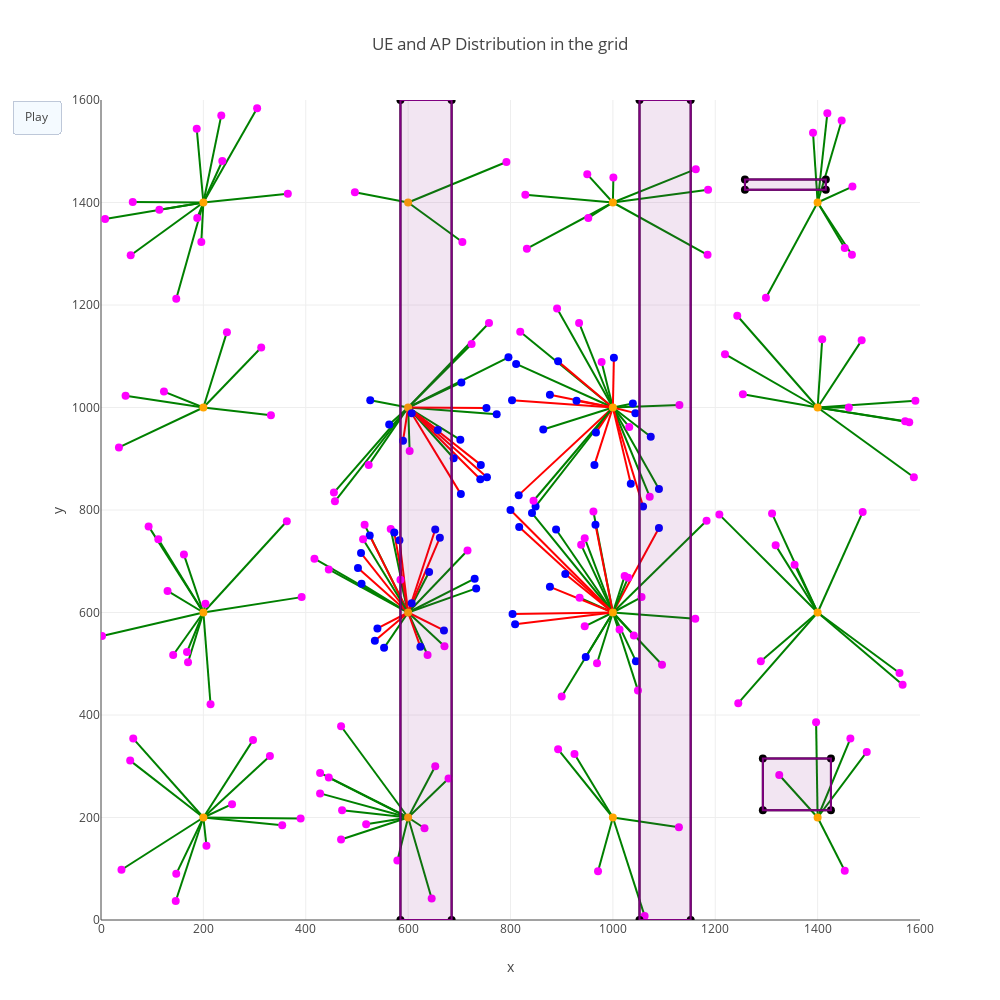

Notebook source saved alongside this figure:
### Code cell
figure={"data":data_values,
        "layout": {'xaxis':{'range': [0, 1600], 'title': 'x'},
                   'yaxis':{'range': [0, 1600], 'title': 'y'},
                   'title':"UE and AP Distribution in the grid",
                   'height' : 1000,
                   'width' :1000,
                   'showlegend': False,
                   "shapes":Rec_dict, 
                    'updatemenus': [{'type': 'buttons',
                                      'buttons': [{'label': 'Play',
                                                   'method': 'animate',
                                                   'args': [None]}]}]
                  },
        'frames':Frames_data}
  
# print(figure)

plotly.offline.iplot(figure)

### Figure 1 — Plotly figure (JSON) as saved in the notebook; plotly's stock layout.template omitted (floating-point values rounded to 4 significant figures; data arrays with more than 128 entries replaced by an {"elided": "..."} marker saying what was removed)
{"data": [{"line": {"color": "green", "width": 2}, "mode": "lines", "type": "scatter", "x": [1000, 945], "y": [600, 745]}, {"line": {"color": "green", "width": 2}, "mode": "lines", "type": "scatter", "x": [1000, 1162], "y": [1400, 1465]}, {"line": {"color": "green", "width": 2}, "mode": "lines", "type": "scatter", "x": [600, 689], "y": [1000, 901]}, {"line": {"color": "green", "width": 2}, "mode": "lines", "type": "scatter", "x": [1000, 952], "y": [1400, 1370]}, {"line": {"color": "green", "width": 2}, "mode": "lines", "type": "scatter", "x": [200, 392], "y": [600, 630]}, {"line": {"color": "green", "width": 2}, "mode": "lines", "type": "scatter", "x": [600, 653], "y": [200, 300]}, {"line": {"color": "green", "width": 2}, "mode": "lines", "type": "scatter", "x": [1000, 1013], "y": [600, 567]}, {"line": {"color": "green", "width": 2}, "mode": "lines", "type": "scatter", "x": [1000, 889], "y": [600, 762]}, {"line": {"color": "green", "width": 2}, "mode": "lines", "type": "scatter", "x": [200, 114], "y": [1400, 1386]}, {"line": {"color": "green", "width": 2}, "mode": "lines", "type": "scatter", "x": [1000, 925], "y": [200, 324]}, {"line": {"color": "green", "width": 2}, "mode": "lines", "type": "scatter", "x": [200, 63], "y": [200, 354]}, {"line": {"color": "green", "width": 2}, "mode": "lines", "type": "scatter", "x": [200, 123], "y": [1000, 1031]}, {"line": {"color": "green", "width": 2}, "mode": "lines", "type": "scatter", "x": [1400, 1289], "y": [600, 505]}, {"line": {"color": "green", "width": 2}, "mode": "lines", "type": "scatter", "x": [200, 141], "y": [600, 517]}, {"line": {"color": "green", "width": 2}, "mode": "lines", "type": "scatter", "x": [1000, 900], "y": [600, 436]}, {"line": {"color": "green", "width": 2}, "mode": "lines", "type": "scatter", "x": [1000, 842], "y": [600, 794]}, {"line": {"color": "green", "width": 2}, "mode": "lines", "type": "scatter", "x": [600, 730], "y": [600, 666]}, {"line": {"color": "green", "width": 2}, "mode": "lines", "type": "scatter", "x": [600, 455], "y": [1000, 834]}, {"line": {"color": "green", "width": 2}, "mode": "lines", "type": "scatter", "x": [600, 704], "y": [1000, 1049]}, {"line": {"color": "green", "width": 2}, "mode": "lines", "type": "scatter", "x": [200, 235], "y": [1400, 1570]}, {"line": {"color": "green", "width": 2}, "mode": "lines", "type": "scatter", "x": [600, 469], "y": [200, 378]}, {"line": {"color": "green", "width": 2}, "mode": "lines", "type": "scatter", "x": [1000, 1183], "y": [600, 779]}, {"line": {"color": "green", "width": 2}, "mode": "lines", "type": "scatter", "x": [1000, 1185], "y": [1400, 1298]}, {"line": {"color": "green", "width": 2}, "mode": "lines", "type": "scatter", "x": [1000, 1041], "y": [600, 555]}, {"line": {"color": "green", "width": 2}, "mode": "lines", "type": "scatter", "x": [1400, 1245], "y": [600, 423]}, {"line": {"color": "green", "width": 2}, "mode": "lines", "type": "scatter", "x": [1400, 1355], "y": [600, 693]}, {"line": {"color": "green", "width": 2}, "mode": "lines", "type": "scatter", "x": [1000, 978], "y": [1000, 1089]}, {"line": {"color": "green", "width": 2}, "mode": "lines", "type": "scatter", "x": [1400, 1447], "y": [1400, 1560]}, {"line": {"color": "green", "width": 2}, "mode": "lines", "type": "scatter", "x": [1000, 1161], "y": [600, 588]}, {"line": {"color": "green", "width": 2}, "mode": "lines", "type": "scatter", "x": [1000, 849], "y": [1000, 807]}, {"line": {"color": "green", "width": 2}, "mode": "lines", "type": "scatter", "x": [200, 168], "y": [600, 523]}, {"line": {"color": "green", "width": 2}, "mode": "lines", "type": "scatter", "x": [1400, 1453], "y": [1400, 1311]}, {"line": {"color": "green", "width": 2}, "mode": "lines", "type": "scatter", "x": [1400, 1579], "y": [1000, 971]}, {"line": {"color": "green", "width": 2}, "mode": "lines", "type": "scatter", "x": [1400, 1496], "y": [200, 328]}, {"line": {"color": "green", "width": 2}, "mode": "lines", "type": "scatter", "x": [600, 607], "y": [1000, 989]}, {"line": {"color": "green", "width": 2}, "mode": "lines", "type": "scatter", "x": [200, 363], "y": [600, 778]}, {"line": {"color": "green", "width": 2}, "mode": "lines", "type": "scatter", "x": [1000, 891], "y": [1000, 1193]}, {"line": {"color": "green", "width": 2}, "mode": "lines", "type": "scatter", "x": [200, 62], "y": [1400, 1401]}, {"line": {"color": "green", "width": 2}, "mode": "lines", "type": "scatter", "x": [200, 130], "y": [600, 642]}, {"line": {"color": "green", "width": 2}, "mode": "lines", "type": "scatter", "x": [200, 147], "y": [1400, 1212]}, {"line": {"color": "green", "width": 2}, "mode": "lines", "type": "scatter", "x": [1000, 864], "y": [1000, 957]}, {"line": {"color": "green", "width": 2}, "mode": "lines", "type": "scatter", "x": [1000, 935], "y": [600, 629]}, {"line": {"color": "green", "width": 2}, "mode": "lines", "type": "scatter", "x": [600, 566], "y": [600, 763]}, {"line": {"color": "green", "width": 2}, "mode": "lines", "type": "scatter", "x": [200, 35], "y": [1000, 922]}, {"line": {"color": "green", "width": 2}, "mode": "lines", "type": "scatter", "x": [600, 733], "y": [600, 647]}, {"line": {"color": "green", "width": 2}, "mode": "lines", "type": "scatter", "x": [1000, 1045], "y": [600, 505]}, {"line": {"color": "green", "width": 2}, "mode": "lines", "type": "scatter", "x": [600, 716], "y": [600, 721]}, {"line": {"color": "green", "width": 2}, "mode": "lines", "type": "scatter", "x": [1000, 947], "y": [600, 513]}, {"line": {"color": "green", "width": 2}, "mode": "lines", "type": "scatter", "x": [600, 638], "y": [600, 517]}, {"line": {"color": "green", "width": 2}, "mode": "lines", "type": "scatter", "x": [200, 354], "y": [200, 185]}, {"line": {"color": "green", "width": 2}, "mode": "lines", "type": "scatter", "x": [600, 471], "y": [200, 214]}, {"line": {"color": "green", "width": 2}, "mode": "lines", "type": "scatter", "x": [200, 297], "y": [200, 351]}, {"line": {"color": "green", "width": 2}, "mode": "lines", "type": "scatter", "x": [1000, 1186], "y": [1400, 1425]}, {"line": {"color": "green", "width": 2}, "mode": "lines", "type": "scatter", "x": [600, 509], "y": [600, 656]}, {"line": {"color": "green", "width": 2}, "mode": "lines", "type": "scatter", "x": [600, 641], "y": [600, 679]}, {"line": {"color": "green", "width": 2}, "mode": "lines", "type": "scatter", "x": [1000, 1130], "y": [1000, 1005]}, {"line": {"color": "green", "width": 2}, "mode": "lines", "type": "scatter", "x": [1400, 1560], "y": [600, 482]}, {"line": {"color": "green", "width": 2}, "mode": "lines", "type": "scatter", "x": [1000, 934], "y": [1000, 1165]}, {"line": {"color": "green", "width": 2}, "mode": "lines", "type": "scatter", "x": [1000, 811], "y": [1000, 1085]}, {"line": {"color": "green", "width": 2}, "mode": "lines", "type": "scatter", "x": [1400, 1488], "y": [600, 796]}, {"line": {"color": "green", "width": 2}, "mode": "lines", "type": "scatter", "x": [600, 585], "y": [600, 664]}, {"line": {"color": "green", "width": 2}, "mode": "lines", "type": "scatter", "x": [200, 57], "y": [200, 311]}, {"line": {"color": "green", "width": 2}, "mode": "lines", "type": "scatter", "x": [1000, 1129], "y": [200, 181]}, {"line": {"color": "green", "width": 2}, "mode": "lines", "type": "scatter", "x": [1400, 1409], "y": [1000, 1133]}, {"line": {"color": "green", "width": 2}, "mode": "lines", "type": "scatter", "x": [600, 671], "y": [600, 534]}, {"line": {"color": "green", "width": 2}, "mode": "lines", "type": "scatter", "x": [1000, 1049], "y": [600, 448]}, {"line": {"color": "green", "width": 2}, "mode": "lines", "type": "scatter", "x": [200, 147], "y": [200, 90]}, {"line": {"color": "green", "width": 2}, "mode": "lines", "type": "scatter", "x": [600, 445], "y": [200, 278]}, {"line": {"color": "green", "width": 2}, "mode": "lines", "type": "scatter", "x": [600, 553], "y": [600, 531]}, {"line": {"color": "green", "width": 2}, "mode": "lines", "type": "scatter", "x": [1400, 1588], "y": [1000, 864]}, {"line": {"color": "green", "width": 2}, "mode": "lines", "type": "scatter", "x": [1000, 1074], "y": [1000, 943]}, {"line": {"color": "green", "width": 2}, "mode": "lines", "type": "scatter", "x": [200, 187], "y": [1400, 1544]}, {"line": {"color": "green", "width": 2}, "mode": "lines", "type": "scatter", "x": [1400, 1208], "y": [600, 791]}, {"line": {"color": "green", "width": 2}, "mode": "lines", "type": "scatter", "x": [1000, 1032], "y": [1000, 962]}, {"line": {"color": "green", "width": 2}, "mode": "lines", "type": "scatter", "x": [1400, 1325], "y": [200, 283]}, {"line": {"color": "green", "width": 2}, "mode": "lines", "type": "scatter", "x": [200, 58], "y": [1400, 1297]}, {"line": {"color": "green", "width": 2}, "mode": "lines", "type": "scatter", "x": [600, 563], "y": [1000, 967]}, {"line": {"color": "green", "width": 2}, "mode": "lines", "type": "scatter", "x": [1400, 1461], "y": [1000, 1000]}, {"line": {"color": "green", "width": 2}, "mode": "lines", "type": "scatter", "x": [1000, 893], "y": [200, 333]}, {"line": {"color": "green", "width": 2}, "mode": "lines", "type": "scatter", "x": [1400, 1243], "y": [1000, 1179]}, {"line": {"color": "green", "width": 2}, "mode": "lines", "type": "scatter", "x": [600, 706], "y": [1400, 1323]}, {"line": {"color": "green", "width": 2}, "mode": "lines", "type": "scatter", "x": [1400, 1391], "y": [1400, 1536]}, {"line": {"color": "green", "width": 2}, "mode": "lines", "type": "scatter", "x": [600, 428], "y": [200, 247]}, {"line": {"color": "green", "width": 2}, "mode": "lines", "type": "scatter", "x": [600, 445], "y": [600, 684]}, {"line": {"color": "green", "width": 2}, "mode": "lines", "type": "scatter", "x": [1000, 829], "y": [1400, 1415]}, {"line": {"color": "green", "width": 2}, "mode": "lines", "type": "scatter", "x": [1000, 1090], "y": [1000, 841]}, {"line": {"color": "green", "width": 2}, "mode": "lines", "type": "scatter", "x": [1000, 945], "y": [600, 573]}, {"line": {"color": "green", "width": 2}, "mode": "lines", "type": "scatter", "x": [200, 256], "y": [200, 226]}, {"line": {"color": "green", "width": 2}, "mode": "lines", "type": "scatter", "x": [1400, 1311], "y": [600, 793]}, {"line": {"color": "green", "width": 2}, "mode": "lines", "type": "scatter", "x": [1400, 1467], "y": [1400, 1298]}, {"line": {"color": "green", "width": 2}, "mode": "lines", "type": "scatter", "x": [200, 196], "y": [1400, 1323]}, {"line": {"color": "green", "width": 2}, "mode": "lines", "type": "scatter", "x": [200, 48], "y": [1000, 1023]}, {"line": {"color": "green", "width": 2}, "mode": "lines", "type": "scatter", "x": [600, 792], "y": [1400, 1479]}, {"line": {"color": "green", "width": 2}, "mode": "lines", "type": "scatter", "x": [600, 603], "y": [1000, 915]}, {"line": {"color": "green", "width": 2}, "mode": "lines", "type": "scatter", "x": [600, 607], "y": [600, 618]}, {"line": {"color": "green", "width": 2}, "mode": "lines", "type": "scatter", "x": [600, 758], "y": [1000, 1165]}, {"line": {"color": "green", "width": 2}, "mode": "lines", "type": "scatter", "x": [1000, 971], "y": [200, 95]}, {"line": {"color": "green", "width": 2}, "mode": "lines", "type": "scatter", "x": [1000, 1056], "y": [600, 630]}, {"line": {"color": "green", "width": 2}, "mode": "lines", "type": "scatter", "x": [1000, 1023], "y": [600, 671]}, {"line": {"color": "green", "width": 2}, "mode": "lines", "type": "scatter", "x": [600, 417], "y": [600, 705]}, {"line": {"color": "green", "width": 2}, "mode": "lines", "type": "scatter", "x": [600, 518], "y": [200, 187]}, {"line": {"color": "green", "width": 2}, "mode": "lines", "type": "scatter", "x": [1400, 1254], "y": [1000, 1026]}, {"line": {"color": "green", "width": 2}, "mode": "lines", "type": "scatter", "x": [600, 773], "y": [1000, 987]}, {"line": {"color": "green", "width": 2}, "mode": "lines", "type": "scatter", "x": [1000, 950], "y": [1400, 1455]}, {"line": {"color": "green", "width": 2}, "mode": "lines", "type": "scatter", "x": [600, 526], "y": [1000, 1014]}, {"line": {"color": "green", "width": 2}, "mode": "lines", "type": "scatter", "x": [200, 246], "y": [1000, 1147]}, {"line": {"color": "green", "width": 2}, "mode": "lines", "type": "scatter", "x": [600, 796], "y": [1000, 1098]}, {"line": {"color": "red", "width": 2}, "mode": "lines", "type": "scatter", "x": [1000, 1090], "y": [600, 765]}, {"line": {"color": "green", "width": 2}, "mode": "lines", "type": "scatter", "x": [1000, 1039], "y": [1000, 1008]}, {"line": {"color": "green", "width": 2}, "mode": "lines", "type": "scatter", "x": [200, 204], "y": [600, 617]}, {"line": {"color": "red", "width": 2}, "mode": "lines", "type": "scatter", "x": [1000, 804], "y": [600, 597]}, {"line": {"color": "green", "width": 2}, "mode": "lines", "type": "scatter", "x": [1000, 819], "y": [1000, 1148]}, {"line": {"color": "green", "width": 2}, "mode": "lines", "type": "scatter", "x": [200, 365], "y": [1400, 1417]}, {"line": {"color": "green", "width": 2}, "mode": "lines", "type": "scatter", "x": [600, 702], "y": [1000, 937]}, {"line": {"color": "green", "width": 2}, "mode": "lines", "type": "scatter", "x": [200, 93], "y": [600, 768]}, {"line": {"color": "red", "width": 2}, "mode": "lines", "type": "scatter", "x": [1000, 809], "y": [600, 577]}, {"line": {"color": "green", "width": 2}, "mode": "lines", "type": "scatter", "x": [600, 646], "y": [200, 42]}, {"line": {"color": "green", "width": 2}, "mode": "lines", "type": "scatter", "x": [1000, 1001], "y": [1400, 1449]}, {"line": {"color": "green", "width": 2}, "mode": "lines", "type": "scatter", "x": [1000, 1096], "y": [600, 498]}, {"line": {"color": "green", "width": 2}, "mode": "lines", "type": "scatter", "x": [600, 515], "y": [600, 771]}, {"line": {"color": "green", "width": 2}, "mode": "lines", "type": "scatter", "x": [200, 305], "y": [1400, 1584]}, {"line": {"color": "green", "width": 2}, "mode": "lines", "type": "scatter", "x": [200, 330], "y": [200, 320]}, {"line": {"color": "green", "width": 2}, "mode": "lines", "type": "scatter", "x": [1000, 1072], "y": [1000, 826]}, {"line": {"color": "red", "width": 2}, "mode": "lines", "type": "scatter", "x": [600, 502], "y": [600, 687]}, {"line": {"color": "red", "width": 2}, "mode": "lines", "type": "scatter", "x": [1000, 964], "y": [1000, 888]}, {"line": {"color": "green", "width": 2}, "mode": "lines", "type": "scatter", "x": [600, 724], "y": [1000, 1124]}, {"line": {"color": "green", "width": 2}, "mode": "lines", "type": "scatter", "x": [200, 390], "y": [200, 198]}, {"line": {"color": "green", "width": 2}, "mode": "lines", "type": "scatter", "x": [1400, 1419], "y": [1400, 1574]}, {"line": {"color": "red", "width": 2}, "mode": "lines", "type": "scatter", "x": [1000, 1044], "y": [1000, 989]}, {"line": {"color": "red", "width": 2}, "mode": "lines", "type": "scatter", "x": [1000, 816], "y": [1000, 829]}, {"line": {"color": "red", "width": 2}, "mode": "lines", "type": "scatter", "x": [600, 741], "y": [1000, 860]}, {"line": {"color": "red", "width": 2}, "mode": "lines", "type": "scatter", "x": [1000, 907], "y": [600, 675]}, {"line": {"color": "green", "width": 2}, "mode": "lines", "type": "scatter", "x": [600, 679], "y": [200, 276]}, {"line": {"color": "red", "width": 2}, "mode": "lines", "type": "scatter", "x": [1000, 1035], "y": [1000, 851]}, {"line": {"color": "green", "width": 2}, "mode": "lines", "type": "scatter", "x": [200, 332], "y": [1000, 985]}, {"line": {"color": "green", "width": 2}, "mode": "lines", "type": "scatter", "x": [600, 523], "y": [1000, 888]}, {"line": {"color": "green", "width": 2}, "mode": "lines", "type": "scatter", "x": [1000, 962], "y": [600, 797]}, {"line": {"color": "red", "width": 2}, "mode": "lines", "type": "scatter", "x": [600, 753], "y": [1000, 999]}, {"line": {"color": "red", "width": 2}, "mode": "lines", "type": "scatter", "x": [1000, 893], "y": [1000, 1090]}, {"line": {"color": "green", "width": 2}, "mode": "lines", "type": "scatter", "x": [1400, 1318], "y": [600, 731]}, {"line": {"color": "red", "width": 2}, "mode": "lines", "type": "scatter", "x": [600, 662], "y": [600, 746]}, {"line": {"color": "red", "width": 2}, "mode": "lines", "type": "scatter", "x": [1000, 877], "y": [600, 650]}, {"line": {"color": "red", "width": 2}, "mode": "lines", "type": "scatter", "x": [600, 540], "y": [600, 569]}, {"line": {"color": "green", "width": 2}, "mode": "lines", "type": "scatter", "x": [200, 8], "y": [1400, 1368]}, {"line": {"color": "green", "width": 2}, "mode": "lines", "type": "scatter", "x": [1000, 938], "y": [600, 732]}, {"line": {"color": "green", "width": 2}, "mode": "lines", "type": "scatter", "x": [1400, 1571], "y": [1000, 973]}, {"line": {"color": "red", "width": 2}, "mode": "lines", "type": "scatter", "x": [600, 535], "y": [600, 545]}, {"line": {"color": "red", "width": 2}, "mode": "lines", "type": "scatter", "x": [1000, 967], "y": [1000, 951]}, {"line": {"color": "red", "width": 2}, "mode": "lines", "type": "scatter", "x": [600, 583], "y": [600, 741]}, {"line": {"color": "red", "width": 2}, "mode": "lines", "type": "scatter", "x": [600, 624], "y": [600, 533]}, {"line": {"color": "red", "width": 2}, "mode": "lines", "type": "scatter", "x": [600, 573], "y": [600, 756]}, {"line": {"color": "red", "width": 2}, "mode": "lines", "type": "scatter", "x": [600, 525], "y": [600, 750]}, {"line": {"color": "green", "width": 2}, "mode": "lines", "type": "scatter", "x": [200, 313], "y": [1000, 1117]}, {"line": {"color": "green", "width": 2}, "mode": "lines", "type": "scatter", "x": [1400, 1219], "y": [1000, 1104]}, {"line": {"color": "green", "width": 2}, "mode": "lines", "type": "scatter", "x": [200, 188], "y": [1400, 1370]}, {"line": {"color": "red", "width": 2}, "mode": "lines", "type": "scatter", "x": [1000, 817], "y": [600, 767]}, {"line": {"color": "green", "width": 2}, "mode": "lines", "type": "scatter", "x": [600, 579], "y": [200, 116]}, {"line": {"color": "green", "width": 2}, "mode": "lines", "type": "scatter", "x": [1000, 1062], "y": [200, 8]}, {"line": {"color": "red", "width": 2}, "mode": "lines", "type": "scatter", "x": [1000, 966], "y": [600, 771]}, {"line": {"color": "red", "width": 2}, "mode": "lines", "type": "scatter", "x": [1000, 877], "y": [1000, 1025]}, {"line": {"color": "red", "width": 2}, "mode": "lines", "type": "scatter", "x": [600, 653], "y": [600, 762]}, {"line": {"color": "red", "width": 2}, "mode": "lines", "type": "scatter", "x": [600, 508], "y": [600, 716]}, {"line": {"color": "green", "width": 2}, "mode": "lines", "type": "scatter", "x": [200, 214], "y": [600, 421]}, {"line": {"color": "green", "width": 2}, "mode": "lines", "type": "scatter", "x": [1000, 832], "y": [1400, 1310]}, {"line": {"color": "green", "width": 2}, "mode": "lines", "type": "scatter", "x": [600, 457], "y": [1000, 817]}, {"line": {"color": "red", "width": 2}, "mode": "lines", "type": "scatter", "x": [600, 754], "y": [1000, 864]}, {"line": {"color": "green", "width": 2}, "mode": "lines", "type": "scatter", "x": [1400, 1464], "y": [200, 354]}, {"line": {"color": "red", "width": 2}, "mode": "lines", "type": "scatter", "x": [600, 590], "y": [1000, 935]}, {"line": {"color": "green", "width": 2}, "mode": "lines", "type": "scatter", "x": [600, 428], "y": [200, 287]}, {"line": {"color": "red", "width": 2}, "mode": "lines", "type": "scatter", "x": [1000, 1002], "y": [1000, 1097]}, {"line": {"color": "green", "width": 2}, "mode": "lines", "type": "scatter", "x": [1000, 845], "y": [1000, 818]}, {"line": {"color": "green", "width": 2}, "mode": "lines", "type": "scatter", "x": [600, 496], "y": [1400, 1420]}, {"line": {"color": "green", "width": 2}, "mode": "lines", "type": "scatter", "x": [1400, 1397], "y": [200, 386]}, {"line": {"color": "red", "width": 2}, "mode": "lines", "type": "scatter", "x": [1000, 800], "y": [600, 800]}, {"line": {"color": "green", "width": 2}, "mode": "lines", "type": "scatter", "x": [200, 237], "y": [1400, 1481]}, {"line": {"color": "green", "width": 2}, "mode": "lines", "type": "scatter", "x": [1400, 1486], "y": [1000, 1131]}, {"line": {"color": "green", "width": 2}, "mode": "lines", "type": "scatter", "x": [200, 2], "y": [600, 554]}, {"line": {"color": "green", "width": 2}, "mode": "lines", "type": "scatter", "x": [1400, 1453], "y": [200, 96]}, {"line": {"color": "green", "width": 2}, "mode": "lines", "type": "scatter", "x": [600, 469], "y": [200, 157]}, {"line": {"color": "green", "width": 2}, "mode": "lines", "type": "scatter", "x": [200, 170], "y": [600, 503]}, {"line": {"color": "red", "width": 2}, "mode": "lines", "type": "scatter", "x": [1000, 929], "y": [1000, 1013]}, {"line": {"color": "red", "width": 2}, "mode": "lines", "type": "scatter", "x": [600, 670], "y": [600, 565]}, {"line": {"color": "green", "width": 2}, "mode": "lines", "type": "scatter", "x": [200, 112], "y": [600, 743]}, {"line": {"color": "green", "width": 2}, "mode": "lines", "type": "scatter", "x": [600, 632], "y": [200, 179]}, {"line": {"color": "green", "width": 2}, "mode": "lines", "type": "scatter", "x": [1400, 1299], "y": [1400, 1214]}, {"line": {"color": "green", "width": 2}, "mode": "lines", "type": "scatter", "x": [1400, 1591], "y": [1000, 1013]}, {"line": {"color": "green", "width": 2}, "mode": "lines", "type": "scatter", "x": [1400, 1468], "y": [1400, 1431]}, {"line": {"color": "red", "width": 2}, "mode": "lines", "type": "scatter", "x": [600, 742], "y": [1000, 888]}, {"line": {"color": "red", "width": 2}, "mode": "lines", "type": "scatter", "x": [1000, 803], "y": [1000, 1014]}, {"line": {"color": "red", "width": 2}, "mode": "lines", "type": "scatter", "x": [600, 658], "y": [1000, 956]}, {"line": {"color": "red", "width": 2}, "mode": "lines", "type": "scatter", "x": [1000, 1059], "y": [1000, 807]}, {"line": {"color": "green", "width": 2}, "mode": "lines", "type": "scatter", "x": [200, 40], "y": [200, 98]}, {"line": {"color": "green", "width": 2}, "mode": "lines", "type": "scatter", "x": [200, 162], "y": [600, 713]}, {"line": {"color": "green", "width": 2}, "mode": "lines", "type": "scatter", "x": [1000, 969], "y": [600, 501]}, {"line": {"color": "green", "width": 2}, "mode": "lines", "type": "scatter", "x": [200, 206], "y": [200, 145]}, {"line": {"color": "red", "width": 2}, "mode": "lines", "type": "scatter", "x": [600, 703], "y": [1000, 831]}, {"line": {"color": "green", "width": 2}, "mode": "lines", "type": "scatter", "x": [1000, 1030], "y": [600, 668]}, {"line": {"color": "green", "width": 2}, "mode": "lines", "type": "scatter", "x": [600, 512], "y": [600, 743]}, {"line": {"color": "green", "width": 2}, "mode": "lines", "type": "scatter", "x": [200, 146], "y": [200, 37]}, {"line": {"color": "green", "width": 2}, "mode": "lines", "type": "scatter", "x": [1400, 1566], "y": [600, 459]}, {"line": {"color": "black", "width": 2}, "mode": "lines", "type": "scatter", "x": [585, 585], "y": [0, 1600]}, {"line": {"color": "black", "width": 2}, "mode": "lines", "type": "scatter", "x": [585, 685], "y": [1600, 1600]}, {"line": {"color": "black", "width": 2}, "mode": "lines", "type": "scatter", "x": [685, 685], "y": [1600, 0]}, {"line": {"color": "black", "width": 2}, "mode": "lines", "type": "scatter", "x": [585, 685], "y": [0, 0]}, {"line": {"color": "black", "width": 2}, "mode": "lines", "type": "scatter", "x": [1293, 1293], "y": [214, 315]}, {"line": {"color": "black", "width": 2}, "mode": "lines", "type": "scatter", "x": [1293, 1426], "y": [315, 315]}, {"line": {"color": "black", "width": 2}, "mode": "lines", "type": "scatter", "x": [1426, 1426], "y": [315, 214]}, {"line": {"color": "black", "width": 2}, "mode": "lines", "type": "scatter", "x": [1293, 1426], "y": [214, 214]}, {"line": {"color": "black", "width": 2}, "mode": "lines", "type": "scatter", "x": [1258, 1258], "y": [1425, 1445]}, {"line": {"color": "black", "width": 2}, "mode": "lines", "type": "scatter", "x": [1258, 1416], "y": [1445, 1445]}, {"line": {"color": "black", "width": 2}, "mode": "lines", "type": "scatter", "x": [1416, 1416], "y": [1445, 1425]}, {"line": {"color": "black", "width": 2}, "mode": "lines", "type": "scatter", "x": [1258, 1416], "y": [1425, 1425]}, {"line": {"color": "black", "width": 2}, "mode": "lines", "type": "scatter", "x": [1052, 1052], "y": [0, 1600]}, {"line": {"color": "black", "width": 2}, "mode": "lines", "type": "scatter", "x": [1052, 1152], "y": [1600, 1600]}, {"line": {"color": "black", "width": 2}, "mode": "lines", "type": "scatter", "x": [1152, 1152], "y": [1600, 0]}, {"line": {"color": "black", "width": 2}, "mode": "lines", "type": "scatter", "x": [1052, 1152], "y": [0, 0]}, {"marker": {"color": {"elided": "232 str values"}, "size": 8}, "mode": "markers", "type": "scatter", "x": {"elided": "232 int values"}, "y": {"elided": "232 int values"}}], "layout": {"height": 1000, "shapes": [{"fillcolor": "rgba(128, 0, 128 0.1)", "line": {"color": "rgba(128, 0, 128, 1)", "width": 2}, "type": "rect", "x0": 585, "x1": 685, "y0": 0, "y1": 1600}, {"fillcolor": "rgba(128, 0, 128 0.1)", "line": {"color": "rgba(128, 0, 128, 1)", "width": 2}, "type": "rect", "x0": 1293, "x1": 1426, "y0": 214, "y1": 315}, {"fillcolor": "rgba(128, 0, 128 0.1)", "line": {"color": "rgba(128, 0, 128, 1)", "width": 2}, "type": "rect", "x0": 1258, "x1": 1416, "y0": 1425, "y1": 1445}, {"fillcolor": "rgba(128, 0, 128 0.1)", "line": {"color": "rgba(128, 0, 128, 1)", "width": 2}, "type": "rect", "x0": 1052, "x1": 1152, "y0": 0, "y1": 1600}], "showlegend": false, "title": "UE and AP Distribution in the grid", "updatemenus": [{"buttons": [{"args": [null], "label": "Play", "method": "animate"}], "type": "buttons"}], "width": 1000, "xaxis": {"range": [0, 1600], "title": "x"}, "yaxis": {"range": [0, 1600], "title": "y"}}}
